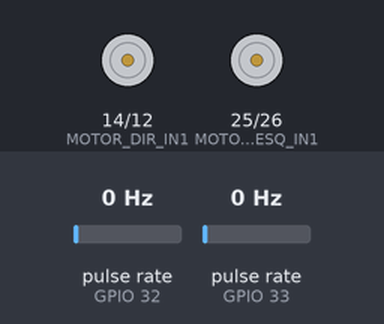
Recording of a sketch running on a simulated ESP32. Shown: motor-driver pin pairs drawn as motors (green arrow = first pin HIGH = forward, orange = second pin HIGH = backward, longer = more drive, scaled by the enable pin). Wiring (inferred from the names in the program): 2 × pulse sensor: data GPIO 32 / data GPIO 33. Inputs (shaded band) come from the test bench; at power-on: pulse rate (sensors on GPIO 32, GPIO 33) 0 Hz. Nothing arrives over Bluetooth unless stated; what the sketch prints to the serial monitor is not drawn.

Above: at 0.1 s.
At 5.1 s:
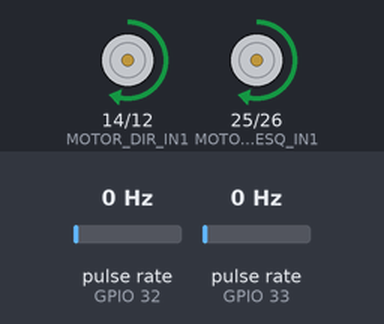
Timing chart, 0 to 9.5 s (numbered marks = the images above):
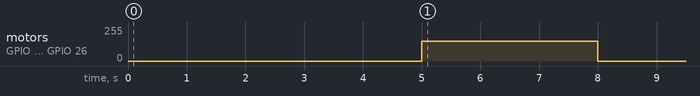

Measured:
- by itself, motor on GPIO 14 (MOTOR_DIR_IN1) / GPIO 12 (MOTOR_DIR_IN2), motor on GPIO 25 (MOTOR_ESQ_IN1) / GPIO 26 (MOTOR_ESQ_IN2): stopped → forward 150/255 at 5.0 s, → stopped 3.0 s later

The sketch:

teste_linear.ino
```cpp
#include <Arduino.h>
#include "BluetoothSerial.h"

// Verifica se o Bluetooth está habilitado no core do ESP32
#if !defined(CONFIG_BT_ENABLED) || !defined(CONFIG_BLUEDROID_ENABLED)
#error Bluetooth nao esta habilitado!
#endif

BluetoothSerial SerialBT;

// ======================
// PARÂMETROS FÍSICOS E DE TESTE
// ======================
const float RAIO_RODA = 0.030;
const float L = 0.130;

const float REDUCAO = 27.0 / 18.0;
const float PULSOS_POR_VOLTA = 40.0 * REDUCAO;
const float DIST_POR_PULSO = (2.0 * PI * RAIO_RODA) / PULSOS_POR_VOLTA;

const unsigned long TEMPO_MOVIMENTO = 3000;
const int VELOCIDADE_PWM = 150;

// ======================
// SETUP PINOS ESP32 (Ajustar)
// ======================
const int ENCODER_ESQ_PIN = 32;
const int ENCODER_DIR_PIN = 33;

const int MOTOR_ESQ_IN1 = 25;
const int MOTOR_ESQ_IN2 = 26;
const int MOTOR_ESQ_EN  = 27;

const int MOTOR_DIR_IN1 = 14;
const int MOTOR_DIR_IN2 = 12;
const int MOTOR_DIR_EN  = 13;

// Variáveis globais
volatile long ticks_esq = 0;
volatile long ticks_dir = 0;

float pose_x = 0.0;
float pose_y = 0.0;
float pose_theta = 0.0;

unsigned long start_time = 0;
unsigned long last_odo_time = 0;
const unsigned long DT_MS = 5;

bool running = true;

// ======================
// INTERRUPÇÕES PARA ENCODERS
// ======================
void IRAM_ATTR callback_esq() {
  ticks_esq++;
}

void IRAM_ATTR callback_dir() {
  ticks_dir++;
}

// ======================
// CONTROLE DE MOTORES
// ======================
void parar_motores() {
  analogWrite(MOTOR_ESQ_EN, 0);
  analogWrite(MOTOR_DIR_EN, 0);
  digitalWrite(MOTOR_ESQ_IN1, LOW);
  digitalWrite(MOTOR_ESQ_IN2, LOW);
  digitalWrite(MOTOR_DIR_IN1, LOW);
  digitalWrite(MOTOR_DIR_IN2, LOW);
}

void motores_para_frente(int velocidade) {
  digitalWrite(MOTOR_ESQ_IN1, HIGH);
  digitalWrite(MOTOR_ESQ_IN2, LOW);
  digitalWrite(MOTOR_DIR_IN1, HIGH);
  digitalWrite(MOTOR_DIR_IN2, LOW);
  analogWrite(MOTOR_ESQ_EN, velocidade);
  analogWrite(MOTOR_DIR_EN, velocidade);
}

// ======================
// MAIN (SETUP & LOOP)
// ======================
void setup() {
  // Mantém a serial USB ativa para debug de hardware
  Serial.begin(115200);

  // Inicializa o Bluetooth com o nome visível para o notebook
  SerialBT.begin("ESP32_Odometria");
  Serial.println("Bluetooth Iniciado. Pareie com 'ESP32_Odometria'.");

  pinMode(ENCODER_ESQ_PIN, INPUT_PULLUP);
  pinMode(ENCODER_DIR_PIN, INPUT_PULLUP);

  pinMode(MOTOR_ESQ_IN1, OUTPUT);
  pinMode(MOTOR_ESQ_IN2, OUTPUT);
  pinMode(MOTOR_ESQ_EN, OUTPUT);

  pinMode(MOTOR_DIR_IN1, OUTPUT);
  pinMode(MOTOR_DIR_IN2, OUTPUT);
  pinMode(MOTOR_DIR_EN, OUTPUT);


  // RISING - Lê apenas quando o sinal vai de LOW para HIGH | CHANGE - Lê borda de subida e descida
  // attachInterrupt(digitalPinToInterrupt(ENCODER_ESQ_PIN), callback_esq, RISING);
  // attachInterrupt(digitalPinToInterrupt(ENCODER_DIR_PIN), callback_dir, RISING);

  attachInterrupt(digitalPinToInterrupt(ENCODER_ESQ_PIN), callback_esq, CHANGE);
  attachInterrupt(digitalPinToInterrupt(ENCODER_DIR_PIN), callback_dir, CHANGE);

  // Aguarda 5 segundos para você ter tempo de conectar o terminal via Bluetooth
  // antes de o robô começar a se mover e gerar dados.
  delay(5000);

  // Envia cabeçalho via Bluetooth
  SerialBT.println("Tempo,X,Y,Theta");

  start_time = millis();
  last_odo_time = start_time;

  motores_para_frente(VELOCIDADE_PWM);
}

void loop() {
  if (!running) return;

  unsigned long current_time = millis();
  unsigned long elapsed = current_time - start_time;

  if (elapsed >= TEMPO_MOVIMENTO) {
    parar_motores();
    running = false;
    SerialBT.println("--- FIM DO TESTE ---");
    SerialBT.printf("Ticks Esq: %ld\n", ticks_esq);
    SerialBT.printf("Ticks Dir: %ld\n", ticks_dir);
    return;
  }

  if (current_time - last_odo_time >= DT_MS) {
    last_odo_time = current_time;

    noInterrupts();
    long current_ticks_esq = ticks_esq;
    long current_ticks_dir = ticks_dir;
    interrupts();

    static long last_ticks_esq = 0;
    static long last_ticks_dir = 0;

    long delta_esq = current_ticks_esq - last_ticks_esq;
    long delta_dir = current_ticks_dir - last_ticks_dir;

    last_ticks_esq = current_ticks_esq;
    last_ticks_dir = current_ticks_dir;

    float delta_s_esq = delta_esq * DIST_POR_PULSO;
    float delta_s_dir = delta_dir * DIST_POR_PULSO;

    float delta_s = (delta_s_dir + delta_s_esq) / 2.0;
    float delta_theta = (delta_s_dir - delta_s_esq) / L;

    pose_x += delta_s * cos(pose_theta + delta_theta);
    pose_y += delta_s * sin(pose_theta + delta_theta);
    pose_theta += delta_theta;

    // Envia dados para o notebook via Bluetooth
    SerialBT.print(elapsed / 1000.0, 3);
    SerialBT.print(",");
    SerialBT.print(pose_x, 4);
    SerialBT.print(",");
    SerialBT.print(pose_y, 4);
    SerialBT.print(",");
    SerialBT.println(pose_theta, 4);
  }
}
```
